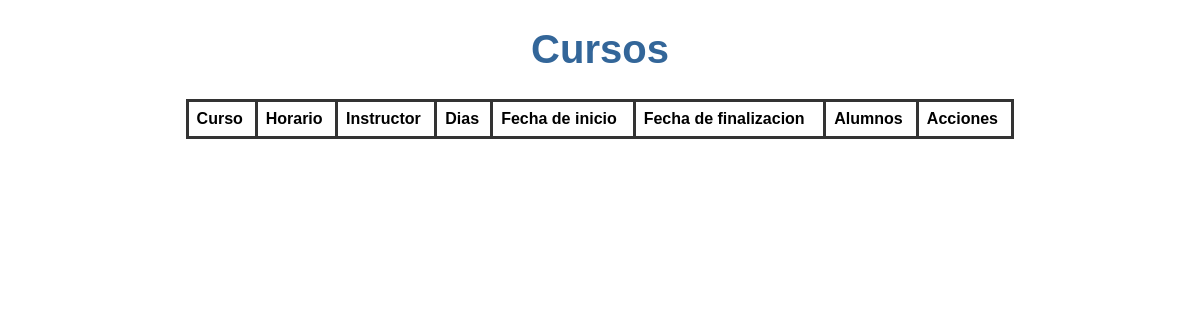
The page /cursos/ on the database as committed earlier.
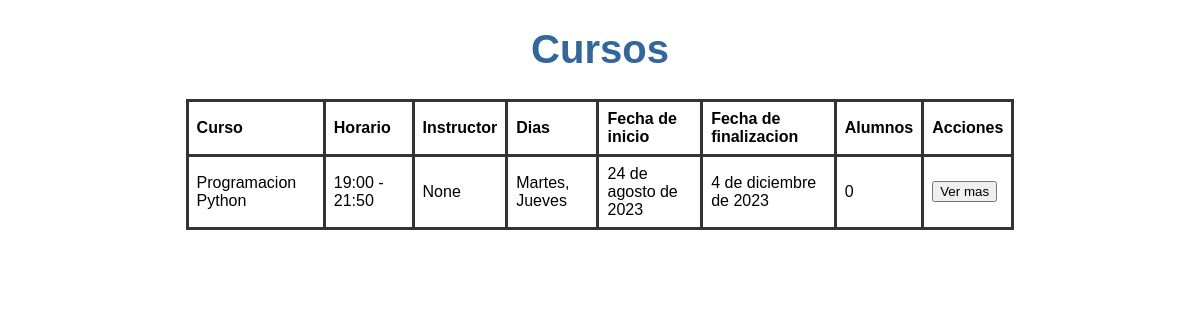
The same page on the database as committed later.
### Cursos/models.py (models this page shows, shortened)
class Curso(models.Model):
    nombre = models.CharField(max_length=100)
    horario = models.CharField(max_length=100)
    diasDeLaSemana = models.CharField(max_length=100)
    fechaDeInicio = models.DateField()
    fechaDeFinalizacion = models.DateField()
    instructor = models.ForeignKey(
        "Instructor", on_delete=models.CASCADE, blank=True, null=True
    )
    alumnos = models.ManyToManyField(Alumno, through="AlumnoCursos")

### Cursos/views.py (the view)
# urls.py: path("", views.index),
def index(request):
    cursos = Curso.objects.all()
    context = {
        "cursos": cursos,
    }
    return render(request, "index.html", context)

### Cursos/templates/index.html (shortened to what this page needs)
<!DOCTYPE html>
<html>
  <head>
    {% load static %}
    <link
      rel="stylesheet"
      type="text/css"
      media="screen"
      href="{% static 'css/index.css' %}"
    />
  </head>
  <body>
    <div class="container">
      <h1>Cursos</h1>
      <table>
        <thead>
          <th>Curso</th>
          <th>Horario</th>
          <th>Instructor</th>
          <th>Dias</th>
          <th>Fecha de inicio</th>
          <th>Fecha de finalizacion</th>
          <th>Alumnos</th>
          <th>Acciones</th>
        </thead>
        <tbody>
          {% for curso in cursos %}
          <tr>
            <td>{{curso.nombre}}</td>
            <td>{{curso.horario}}</td>
            <td>{{curso.instructor}}</td>
            <td>{{curso.diasDeLaSemana}}</td>
            <td>{{curso.fechaDeInicio}}</td>
            <td>{{curso.fechaDeFinalizacion}}</td>
            <td>{{curso.alumnos.all|length}}</td>
            <td>
              <a href="/cursos/{{curso.id}}"><button>Ver mas</button></a>
            </td>
          </tr>
          {% endfor %}
        </tbody>
      </table>
    </div>
  </body>
</html>

Rows that differ between the two databases and show on the page:
added Curso: nombre "Programacion Python", horario "19:00 - 21:50", instructor "None", diasDeLaSemana "Martes, Jueves", fechaDeInicio "24 de agosto de 2023", fechaDeFinalizacion "4 de diciembre de 2023", alumnos.all|length "0"
